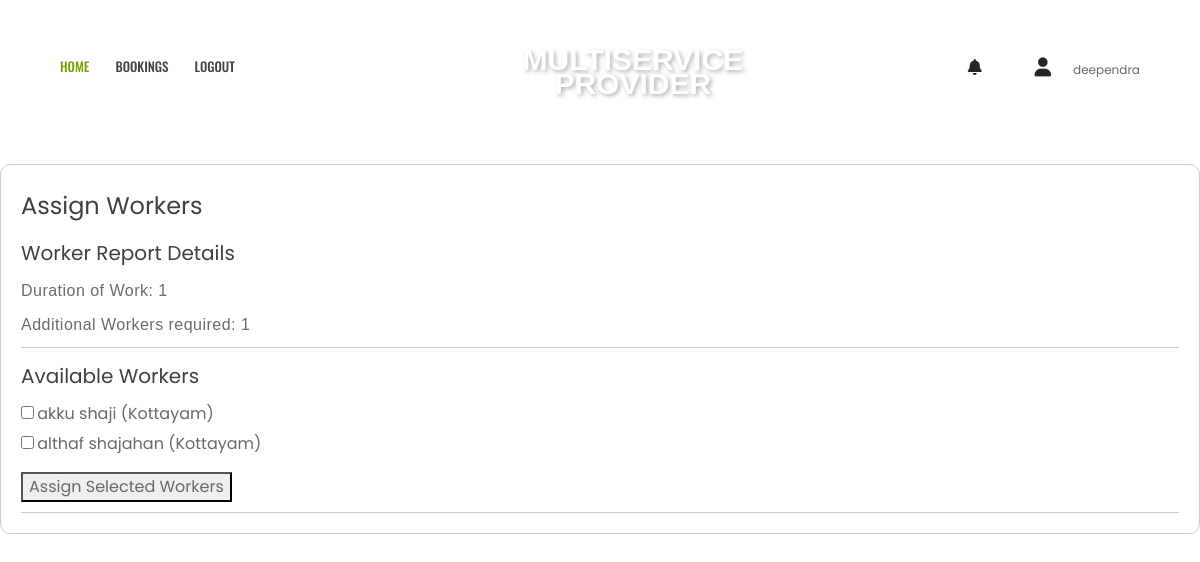
/assign_workers/3/ (signed in), run on the app's committed database.
### app1/models.py (models this page shows)
class MyUser(AbstractUser):
    email = models.EmailField(unique=True)
    password = models.CharField(max_length=128, default="")
    role = models.CharField(max_length=15, default='client')
    userid = models.AutoField(primary_key=True)

class WorkerReport(models.Model):
    COMPLETED = 'completed'
    CANCELED = 'canceled'
    REPORTGIVEN = 'reportgiven'
    REPORTVERIFIED = 'reportverified'
    STATUS_CHOICES = [
        (COMPLETED, 'Completed'),
        (CANCELED, 'Canceled'),
        (REPORTGIVEN, 'ReportGiven'),
        (REPORTVERIFIED, 'ReportVerified'),
    ]
    reportid = models.AutoField(primary_key=True)
    serviceid = models.ForeignKey('Service', on_delete=models.CASCADE)
    user_id = models.ForeignKey('Worker', on_delete=models.CASCADE)
    branchid = models.ForeignKey('Branch', on_delete=models.CASCADE)
    duration_of_work = models.CharField(max_length=100)
    requirements = models.TextField()
    cost = models.DecimalField(max_digits=10, decimal_places=2)
    num_workers_needed = models.IntegerField()
    created_at = models.DateTimeField(auto_now_add=True)
    status = models.CharField(max_length=15, choices=STATUS_CHOICES, default=REPORTGIVEN)
    report_pdf = models.FileField(upload_to='worker_reports/', blank=True, null=True)

class Worker(models.Model):
    user = models.OneToOneField(MyUser, on_delete=models.CASCADE, primary_key=True)
    provider = models.ForeignKey(ServiceProvider, on_delete=models.CASCADE)
    branchid = models.ManyToManyField(Branch)
    service_types = models.ManyToManyField(ServiceTypes)
    first_name = models.TextField(max_length=100)
    last_name = models.TextField(max_length=100)
    email = models.EmailField(unique=True)
    dob = models.DateField(null=True, blank=True)
    phone = models.CharField(max_length=12, unique=True)
    pincode = models.IntegerField()
    district = models.TextField(max_length=100)
    state = models.TextField(max_length=100)
    role = models.CharField(max_length=15)
    status = models.CharField(max_length=15)

### app1/views.py (the view)
# urls.py: path('assign_workers/<int:reportid>/', views.assign_workers, name='assign_workers'),
@login_required
def assign_workers(request, reportid):
    worker_report = WorkerReport.objects.get(reportid=reportid)
    service_id = worker_report.serviceid_id
    service = Service.objects.get(serviceid=service_id)
    workers = Worker.objects.filter(district=service.district, status='available')
    context = {
        'worker_report': worker_report,
        'service': service,
        'available_workers': workers,
    }
    return render(request, 'assign_workers.html', context)

### app1/templates/assign_workers.html (shortened to what this page needs)
{% load static %}
<!doctype html>
<html class="no-js" lang="en">
<head>
        <link rel="stylesheet" href="{% static 'userassets/css/bootstrap.min.css' %}">
        <link rel="stylesheet" href="{% static 'userassets/css/font-awesome.min.css' %}">
        <link rel="stylesheet" href="{% static 'userassets/css/ie7.css' %}">
        <link rel="stylesheet" href="{% static 'userassets/css/plugins.css' %}">
        <link rel="stylesheet" href="{% static 'userassets/css/style.css' %}">
    </head>
    <link rel="stylesheet" href="https://cdnjs.cloudflare.com/ajax/libs/font-awesome/6.0.0/css/all.min.css" />
    <body>
        <header class="header-area header-sticky">
            <div class="header-container">
                <div class="row">
                    <div class="col-lg-5 display-none-md display-none-xs">
                        <div class="ht-main-menu">
                            <nav>
                                <ul>
                                    <li class="active"><a href="{% url 'providerpage' %}">HOME </a>
                                    </li>
                                    <li><a href="{% url 'provider_bookings' %}">Bookings</a></li>
                                    <li><a href="{% url 'user_logout' %}">Logout</a></li>
                                </ul>
                            </nav>
                        </div>
                    </div>
                    <div class="col-lg-2 col-sm-4">
                        <div class="logo text-center">
                            <a href="" class="logo-text">MULTISERVICE <span class="provider-text" style="padding-top: 30px;">PROVIDER</span></a>
                        </div>
                    </div>
                    <div class="col-lg-5 col-sm-8">
                        <div class="header-content d-flex justify-content-end">
                            <div class="settings-wrapper">
                                <a href="#"><i class="fas fa-bell"></i></a>
                            </div>
                            <div class="cart-wrapper">
                                <a href="#"><i class="fas fa-user"></i></a>
                                <span>{{request.user}}</span>
                            </div>
                        </div>
                    </div>
                </div>
            </div>
        </header>
                            <br> <br> <br> <br> <br> <br>
                            <div class="booking-box" style="border: 1px solid #ccc; border-radius: 10px; padding: 20px; background-color: rgba(255, 255, 255, 0.8);">
                              <h1 style="font-size: 24px;">Assign Workers</h1>
                              <div style="border-bottom: 1px solid #ccc; padding-bottom: 10px;">
                                  <h2 style="font-size: 20px;">Worker Report Details</h2>
                                  <p style="font-size: 16px;">Duration of Work: {{ worker_report.duration_of_work }}</p>
                                  <p style="font-size: 16px;">Additional Workers required: {{ worker_report.num_workers_needed|add:"-1" }}</p>
                              </div>
                              <div style="border-bottom: 1px solid #ccc; padding-bottom: 10px; margin-top: 10px;">
                                  <h2 style="font-size: 20px;">Available Workers</h2>
                                  <form method="post" action="{% url 'assign_workers_service' %}" onsubmit="return validateWorkers()">
                                      <ul>
                                        {% if worker_report.num_workers_needed == 1 %}
                                            <li>
                                                <form method="post" action="{% url 'update_service_status' worker_report.reportid %}">
                                                    {% csrf_token %}
                                                    <button type="submit" style="font-size: 16px; margin-top: 10px;">Update Service Status</button>
                                                </form>
                                            </li>
                                        {% else %}
                                            {% if available_workers %}
                                                {% for worker in available_workers %}
                                                    <li style="margin-bottom: 5px;">
                                                        <label>
                                                            <input type="checkbox" name="selected_workers" value="{{ worker.user_id }}">
                                                            <span style="font-size: 16px;">{{ worker.first_name }} {{ worker.last_name }} ({{ worker.district }})</span>
                                                        </label>
                                                    </li>
                                                {% endfor %}
                                                <li>
                                                    <button type="submit" style="font-size: 16px; margin-top: 10px;">Assign Selected Workers</button>
                                                </li>
                                            {% else %}
                                                <li>No available workers</li>
                                                <li><a href="{% url 'reject_booking' booking_id=service.serviceid %}" style="font-size: 16px; margin-top: 10px;">Cancel Booking</a></li>
                                            {% endif %}
                                        {% endif %}
                                    </ul>
                                  </form>
                              </div>
                          </div>
    </body>
</html>

### app1/templates/assign_workers.html (style rules this page uses)
p { font-family: "Barlow", sans-serif !important; font-weight: 300; font-size: 1rem; color: #686c6d; letter-spacing: 0.03rem; margin-bottom: 10px; }
a.logo-text { font-family: Arial, sans-serif; font-size: 30px; font-weight: bold; text-decoration: none; color: white; text-shadow: 2px 2px 4px rgba(0, 0, 0, 0.3); margin-bottom: 35px; }
span.provider-text { padding-top: 30px !important; }
.booking-box { margin-top: 20px; }
body { height: 2000px; background-image: url('https://www.creativefabrica.com/wp-content/uploads/2022/05/17/pastel-aesthetic-background-Graphics-30684243-1.jpg'); background-size: 100% 100%; }

### data on the page
MyUser: user "deependra"
WorkerReport: duration_of_work "1", num_workers_needed|add "1"
Worker: first_name "akku", last_name "shaji", district "Kottayam"
Worker: first_name "althaf", last_name "shajahan", district "Kottayam"
